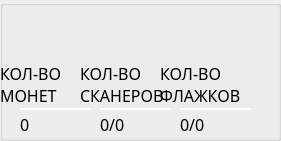
     <widget class="QGroupBox" name="gameStatisticsO_QGB">
      <property name="enabled">
       <bool>true</bool>
      </property>
      <property name="geometry">
       <rect>
        <x>820</x>
        <y>140</y>
        <width>281</width>
        <height>141</height>
       </rect>
      </property>
      <property name="styleSheet">
       <string notr="true"/>
      </property>
      <property name="title">
       <string/>
      </property>
      <widget class="QGroupBox" name="moneyCount_QGB">
       <property name="geometry">
        <rect>
         <x>0</x>
         <y>-30</y>
         <width>101</width>
         <height>171</height>
        </rect>
       </property>
       <property name="styleSheet">
        <string notr="true">QGroupBox {
	border: 0px;
	background-color: rgba(0,0,0,0.0);
}

QLabel {
    qproperty-alignment: 'AlignCenter'; /* выравнивание текста по центру */
}
</string>
       </property>
       <property name="title">
        <string/>
       </property>
       <widget class="QLabel" name="icon_QL_10">
        <property name="geometry">
         <rect>
          <x>35</x>
          <y>39</y>
          <width>41</width>
          <height>51</height>
         </rect>
        </property>
        <property name="font">
         <font>
          <family>Bahnschrift Light Condensed</family>
          <pointsize>13</pointsize>
          <italic>false</italic>
          <bold>false</bold>
          <stylestrategy>PreferDefault</stylestrategy>
          <kerning>true</kerning>
         </font>
        </property>
        <property name="text">
         <string/>
        </property>
        <property name="pixmap">
         <pixmap resource="RAWDATA.qrc">:/RAWDATA/menu/moneyIcon.png</pixmap>
        </property>
        <property name="scaledContents">
         <bool>true</bool>
        </property>
       </widget>
       <widget class="QLabel" name="line_QL_10">
        <property name="geometry">
         <rect>
          <x>20</x>
          <y>138</y>
          <width>71</width>
          <height>2</height>
         </rect>
        </property>
        <property name="maximumSize">
         <size>
          <width>16777215</width>
          <height>2</height>
         </size>
        </property>
        <property name="font">
         <font>
          <family>Bahnschrift Light Condensed</family>
          <pointsize>13</pointsize>
          <italic>false</italic>
          <bold>false</bold>
          <stylestrategy>PreferDefault</stylestrategy>
          <kerning>true</kerning>
         </font>
        </property>
        <property name="styleSheet">
         <string notr="true">border: 1px solid white;</string>
        </property>
        <property name="text">
         <string/>
        </property>
       </widget>
       <widget class="QLabel" name="text_QL_10">
        <property name="geometry">
         <rect>
          <x>0</x>
          <y>97</y>
          <width>111</width>
          <height>35</height>
         </rect>
        </property>
        <property name="font">
         <font>
          <family>Bahnschrift Light Condensed</family>
          <pointsize>12</pointsize>
          <italic>false</italic>
          <bold>false</bold>
          <stylestrategy>PreferDefault</stylestrategy>
          <kerning>true</kerning>
         </font>
        </property>
        <property name="text">
         <string>КОЛ-ВО
МОНЕТ</string>
        </property>
       </widget>
       <widget class="QLabel" name="money_QL">
        <property name="geometry">
         <rect>
          <x>20</x>
          <y>146</y>
          <width>71</width>
          <height>16</height>
         </rect>
        </property>
        <property name="font">
         <font>
          <family>Bahnschrift Light Condensed</family>
          <pointsize>12</pointsize>
          <italic>false</italic>
          <bold>false</bold>
          <stylestrategy>PreferDefault</stylestrategy>
          <kerning>true</kerning>
         </font>
        </property>
        <property name="text">
         <string>0</string>
        </property>
       </widget>
      </widget>
      <widget class="QGroupBox" name="timeSession_QGB">
       <property name="geometry">
        <rect>
         <x>80</x>
         <y>-30</y>
         <width>101</width>
         <height>171</height>
        </rect>
       </property>
       <property name="styleSheet">
        <string notr="true">QGroupBox {
	border: 0px;
	background-color: rgba(0,0,0,0.0);
}

QLabel {
    qproperty-alignment: 'AlignCenter'; /* выравнивание текста по центру */
}
</string>
       </property>
       <property name="title">
        <string/>
       </property>
       <widget class="QLabel" name="icon_QL_11">
        <property name="geometry">
         <rect>
          <x>30</x>
          <y>39</y>
          <width>44</width>
          <height>44</height>
         </rect>
        </property>
        <property name="font">
         <font>
          <family>Bahnschrift Light Condensed</family>
          <pointsize>13</pointsize>
          <italic>false</italic>
          <bold>false</bold>
          <stylestrategy>PreferDefault</stylestrategy>
          <kerning>true</kerning>
         </font>
        </property>
        <property name="text">
         <string/>
        </property>
        <property name="pixmap">
         <pixmap resource="RAWDATA.qrc">:/RAWDATA/menu/timeIcon.png</pixmap>
        </property>
        <property name="scaledContents">
         <bool>true</bool>
        </property>
       </widget>
       <widget class="QLabel" name="line_QL_11">
        <property name="geometry">
         <rect>
          <x>20</x>
          <y>138</y>
          <width>71</width>
          <height>2</height>
         </rect>
        </property>
        <property name="maximumSize">
         <size>
          <width>16777215</width>
          <height>2</height>
         </size>
        </property>
        <property name="font">
         <font>
          <family>Bahnschrift Light Condensed</family>
          <pointsize>13</pointsize>
          <italic>false</italic>
          <bold>false</bold>
          <stylestrategy>PreferDefault</stylestrategy>
          <kerning>true</kerning>
         </font>
        </property>
        <property name="styleSheet">
         <string notr="true">border: 1px solid white;</string>
        </property>
        <property name="text">
         <string/>
        </property>
       </widget>
       <widget class="QLabel" name="text_QL_11">
        <property name="geometry">
         <rect>
          <x>0</x>
          <y>97</y>
          <width>111</width>
          <height>35</height>
         </rect>
        </property>
        <property name="font">
         <font>
          <family>Bahnschrift Light Condensed</family>
          <pointsize>12</pointsize>
          <italic>false</italic>
          <bold>false</bold>
          <stylestrategy>PreferDefault</stylestrategy>
          <kerning>true</kerning>
         </font>
        </property>
        <property name="text">
         <string>КОЛ-ВО
СКАНЕРОВ</string>
        </property>
       </widget>
       <widget class="QLabel" name="scans_QL">
        <property name="geometry">
         <rect>
          <x>20</x>
          <y>146</y>
          <width>71</width>
          <height>16</height>
         </rect>
        </property>
        <property name="font">
         <font>
          <family>Bahnschrift Light Condensed</family>
          <pointsize>12</pointsize>
          <italic>false</italic>
          <bold>false</bold>
          <stylestrategy>PreferDefault</stylestrategy>
          <kerning>true</kerning>
         </font>
        </property>
        <property name="text">
         <string>0/0</string>
        </property>
       </widget>
      </widget>
      <widget class="QGroupBox" name="flags_QGB">
       <property name="geometry">
        <rect>
         <x>160</x>
         <y>-30</y>
         <width>101</width>
         <height>171</height>
        </rect>
       </property>
       <property name="styleSheet">
        <string notr="true">QGroupBox {
	border: 0px;
	background-color: rgba(0,0,0,0.0);
}

QLabel {
    qproperty-alignment: 'AlignCenter'; /* выравнивание текста по центру */
}
</string>
       </property>
       <property name="title">
        <string/>
       </property>
       <widget class="QLabel" name="icon_QL_12">
        <property name="geometry">
         <rect>
          <x>30</x>
          <y>39</y>
          <width>44</width>
          <height>44</height>
         </rect>
        </property>
        <property name="font">
         <font>
          <family>Bahnschrift Light Condensed</family>
          <pointsize>13</pointsize>
          <italic>false</italic>
          <bold>false</bold>
          <stylestrategy>PreferDefault</stylestrategy>
          <kerning>true</kerning>
         </font>
        </property>
        <property name="text">
         <string/>
        </property>
        <property name="pixmap">
         <pixmap resource="RAWDATA.qrc">:/RAWDATA/menu/flagIcon.png</pixmap>
        </property>
        <property name="scaledContents">
         <bool>true</bool>
        </property>
       </widget>
       <widget class="QLabel" name="line_QL_12">
        <property name="geometry">
         <rect>
          <x>20</x>
          <y>138</y>
          <width>71</width>
          <height>2</height>
         </rect>
        </property>
        <property name="maximumSize">
         <size>
          <width>16777215</width>
          <height>2</height>
         </size>
        </property>
        <property name="font">
         <font>
          <family>Bahnschrift Light Condensed</family>
          <pointsize>13</pointsize>
          <italic>false</italic>
          <bold>false</bold>
          <stylestrategy>PreferDefault</stylestrategy>
          <kerning>true</kerning>
         </font>
        </property>
        <property name="styleSheet">
         <string notr="true">border: 1px solid white;</string>
        </property>
        <property name="text">
         <string/>
        </property>
       </widget>
       <widget class="QLabel" name="text_QL_12">
        <property name="geometry">
         <rect>
          <x>0</x>
          <y>97</y>
          <width>111</width>
          <height>35</height>
         </rect>
        </property>
        <property name="font">
         <font>
          <family>Bahnschrift Light Condensed</family>
          <pointsize>12</pointsize>
          <italic>false</italic>
          <bold>false</bold>
          <stylestrategy>PreferDefault</stylestrategy>
          <kerning>true</kerning>
         </font>
        </property>
        <property name="text">
         <string>КОЛ-ВО
ФЛАЖКОВ</string>
        </property>
       </widget>
       <widget class="QLabel" name="flags_QL">
        <property name="geometry">
         <rect>
          <x>20</x>
          <y>146</y>
          <width>71</width>
          <height>16</height>
         </rect>
        </property>
        <property name="font">
         <font>
          <family>Bahnschrift Light Condensed</family>
          <pointsize>12</pointsize>
          <italic>false</italic>
          <bold>false</bold>
          <stylestrategy>PreferDefault</stylestrategy>
          <kerning>true</kerning>
         </font>
        </property>
        <property name="text">
         <string>0/0</string>
        </property>
       </widget>
      </widget>
     </widget>
